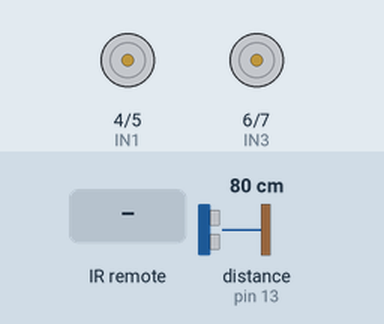
A sketch run on a simulated Arduino Uno, built with avr-gcc and run on an emulated ATmega328P. On the bench: motor-driver pin pairs drawn as motors (green arrow = first pin HIGH = forward, orange = second pin HIGH = backward, longer = more drive, scaled by the enable pin). Wiring (inferred from the names in the program): ultrasonic range finder: trigger pin 12; echo pin 13. The test bench sets the inputs (shaded band); at power-on: distance to the obstacle (sensor on pin 13) 80 cm. The echo pulse lasts 58.3 µs per cm; what the sketch prints to the serial monitor is not drawn.

Above: at 1.3 s.
1.4 s: infrared code 0x18 received
At 2.1 s:
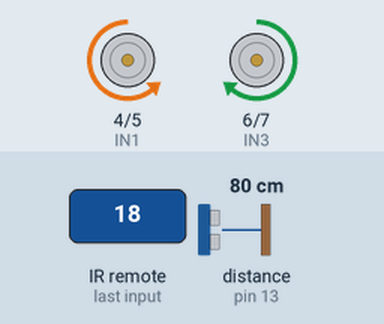
2.9 s: infrared code 0x52 received
At 4.1 s:
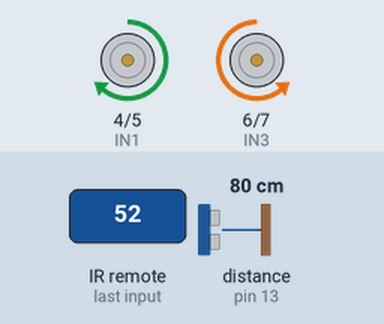
4.4 s: infrared code 0x08 received
At 4.7 s:
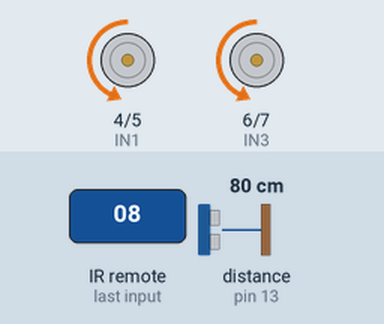
5.9 s: infrared code 0x5A received
At 6.8 s:
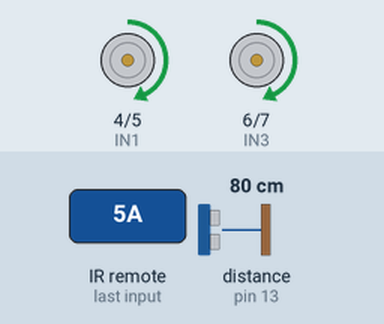
Timing chart, 0 to 8.4 s (numbered marks = the images above; inputs shaded):
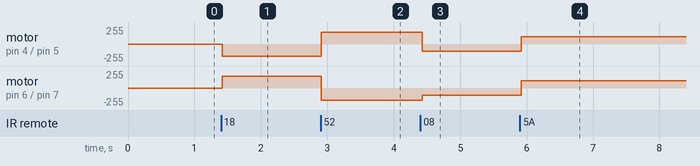

The sketch:

phase3_ir_control.ino
```cpp
// ============================================================
// ROBÔ CUBO — Phase 3b: IR Remote Control
// ============================================================
// Integrates: IR remote control + HC-SR04 automatic stop
//
// Mapped codes from the ELEGOO remote (verified with decoder):
//   2=Forward  8=Backward  4=Left  6=Right  5=Stop
//   +=Speed+   -=Speed-    CH-=Emergency
// ============================================================

#include <IRremote.hpp>

// --- Left Motor Pins ---
#define ENA  10
#define IN1  4
#define IN2  5

// --- Right Motor Pins ---
#define ENB  9
#define IN3  6
#define IN4  7

// --- HC-SR04 Pins ---
#define TRIG_PIN  12
#define ECHO_PIN  13

// --- IR Pin ---
#define IR_PIN  2

// --- Safety distances (cm) ---
#define DIST_STOP  20
#define DIST_SLOW  35

// --- Speeds ---
#define SPEED_MAX     220
#define SPEED_MIN     100
#define SPEED_STEP     20
#define SPEED_TURN    110   // fixed, slow speed for turning (doesn't use the adjustable "speed")

// ============================================================
// ELEGOO REMOTE CODES — verified with decoder
// ============================================================
#define BTN_FORWARD     0x18
#define BTN_BACKWARD    0x52
#define BTN_LEFT        0x08
#define BTN_RIGHT       0x5A
#define BTN_STOP        0x1C
#define BTN_SPEED_UP    0x09
#define BTN_SPEED_DOWN  0x07
#define BTN_STOP_ALL    0x45

// ============================================================
// STATE VARIABLES
// ============================================================
int speed = 180;

enum Movement { STOPPED, FORWARD, BACKWARD, LEFT, RIGHT };
Movement currentMovement = STOPPED;
bool obstacleActive = false;

// ============================================================
// HC-SR04 SENSOR
// ============================================================
float readDistance() {
  digitalWrite(TRIG_PIN, LOW);
  delayMicroseconds(2);
  digitalWrite(TRIG_PIN, HIGH);
  delayMicroseconds(10);
  digitalWrite(TRIG_PIN, LOW);
  long duration = pulseIn(ECHO_PIN, HIGH, 10000); // reduced to 10ms
  if (duration == 0) return 999.0;
  return duration / 58.0;
}

// ============================================================
// MOTORS
// ============================================================
void stopMotors() {
  digitalWrite(IN1, LOW);  digitalWrite(IN2, LOW);
  digitalWrite(IN3, LOW);  digitalWrite(IN4, LOW);
  analogWrite(ENA, 0);     analogWrite(ENB, 0);
}

// ============================================================
// MAPPING CONFIRMED BY PHYSICAL TESTING:
//   ENA/IN1/IN2 -> RIGHT physical motor
//   ENB/IN3/IN4 -> LEFT physical motor
//
// IN3=HIGH,IN4=LOW  -> Left Motor spins FORWARD
// IN1=HIGH,IN2=LOW  -> Right Motor spins BACKWARD
//                      (so IN1=LOW,IN2=HIGH = FORWARD)
// ============================================================

void goForward(int vel) {
  digitalWrite(IN1, LOW);  digitalWrite(IN2, HIGH); // Right -> forward
  digitalWrite(IN3, HIGH); digitalWrite(IN4, LOW);  // Left  -> forward
  analogWrite(ENA, vel);   analogWrite(ENB, vel);
}

void goBackward(int vel) {
  digitalWrite(IN1, HIGH); digitalWrite(IN2, LOW);  // Right -> backward
  digitalWrite(IN3, LOW);  digitalWrite(IN4, HIGH); // Left  -> backward
  analogWrite(ENA, vel);   analogWrite(ENB, vel);
}

void turnLeft(int vel) {
  digitalWrite(IN1, LOW);  digitalWrite(IN2, HIGH); // Right -> forward
  digitalWrite(IN3, LOW);  digitalWrite(IN4, HIGH); // Left  -> backward
  analogWrite(ENA, vel);   analogWrite(ENB, vel);
}

void turnRight(int vel) {
  digitalWrite(IN1, HIGH); digitalWrite(IN2, LOW);  // Right -> backward
  digitalWrite(IN3, HIGH); digitalWrite(IN4, LOW);  // Left  -> forward
  analogWrite(ENA, vel);   analogWrite(ENB, vel);
}

// ============================================================
// PROCESS IR COMMAND
// ============================================================
void processIR(uint8_t code) {
  switch (code) {

    case BTN_FORWARD:
      currentMovement = FORWARD;
      Serial.print(">> FORWARD  | speed: ");
      Serial.println(speed);
      break;

    case BTN_BACKWARD:
      currentMovement = BACKWARD;
      Serial.print(">> BACKWARD   | speed: ");
      Serial.println(speed);
      break;

    case BTN_LEFT:
      currentMovement = LEFT;
      Serial.print(">> LEFT | fixed speed: ");
      Serial.println(SPEED_TURN);
      break;

    case BTN_RIGHT:
      currentMovement = RIGHT;
      Serial.print(">> RIGHT  | fixed speed: ");
      Serial.println(SPEED_TURN);
      break;

    case BTN_STOP:
    case BTN_STOP_ALL:
      currentMovement = STOPPED;
      Serial.println(">> STOP");
      break;

    case BTN_SPEED_UP:
      speed = min(speed + SPEED_STEP, SPEED_MAX);
      Serial.print(">> SPEED+  -> ");
      Serial.println(speed);
      break;

    case BTN_SPEED_DOWN:
      speed = max(speed - SPEED_STEP, SPEED_MIN);
      Serial.print(">> SPEED-  -> ");
      Serial.println(speed);
      break;

    default:
      Serial.print("   unknown: 0x");
      Serial.println(code, HEX);
      break;
  }
}

// ============================================================
// APPLY MOVEMENT (with sensor safety)
// ============================================================
void applyMovement(float distance) {
  // Safety: block forward motion if obstacle too close
  if (distance < DIST_STOP && currentMovement == FORWARD) {
    stopMotors();
    if (!obstacleActive) {
      Serial.println("!!! OBSTACLE — AUTOMATIC STOP !!!");
      obstacleActive = true;
    }
    return;
  }
  obstacleActive = false;

  switch (currentMovement) {
    case STOPPED:  stopMotors();           break;
    case FORWARD:  goForward(speed);       break;
    case BACKWARD: goBackward(speed);      break;
    case LEFT:     turnLeft(SPEED_TURN);   break;
    case RIGHT:    turnRight(SPEED_TURN);  break;
  }
}

// ============================================================
// SETUP
// ============================================================
void setup() {
  pinMode(ENA, OUTPUT); pinMode(IN1, OUTPUT); pinMode(IN2, OUTPUT);
  pinMode(ENB, OUTPUT); pinMode(IN3, OUTPUT); pinMode(IN4, OUTPUT);
  pinMode(TRIG_PIN, OUTPUT);
  pinMode(ECHO_PIN, INPUT);

  IrReceiver.begin(IR_PIN, DISABLE_LED_FEEDBACK);

  Serial.begin(9600);
  Serial.println("================================");
  Serial.println(" Robo Cubo — Phase 3: IR Control");
  Serial.println("================================");
  Serial.println("2=Forward  8=Backward");
  Serial.println("4=Left     6=Right");
  Serial.println("5=Stop     +=Speed+   -=Speed-");
  Serial.println();
}

// ============================================================
// LOOP
// ============================================================
void loop() {
  // 1. Read sensor distance
  float distance = readDistance();

  // 2. Check for IR signal
  if (IrReceiver.decode()) {
    uint8_t code  = IrReceiver.decodedIRData.command;
    uint8_t flags = IrReceiver.decodedIRData.flags;
    // Accept signal if it has a valid code and isn't an auto-repeat
    if (code != 0 && !(flags & IRDATA_FLAGS_IS_REPEAT)) {
      processIR(code);
    }
    IrReceiver.resume();
  }

  // 3. Apply movement with sensor safety
  applyMovement(distance);

  delay(20); // reduced from 50ms -> less blocking time
}
```

Measured:
- after the input at 1.4 s, motor on pin 4 (IN1) / pin 5 (IN2): stopped → backward 180/255 at once; motor on pin 6 (IN3) / pin 7 (IN4): stopped → forward 180/255 at once
- after the input at 2.9 s, motor on pin 4 (IN1) / pin 5 (IN2): backward 180/255 → forward 180/255 at once; motor on pin 6 (IN3) / pin 7 (IN4): forward 180/255 → backward 180/255 at once
- after the input at 4.4 s, motor on pin 4 (IN1) / pin 5 (IN2): forward 180/255 → backward 110/255 at once; motor on pin 6 (IN3) / pin 7 (IN4): backward 180/255 → backward 110/255 at once
- after the input at 5.9 s, motor on pin 4 (IN1) / pin 5 (IN2), motor on pin 6 (IN3) / pin 7 (IN4): backward 110/255 → forward 110/255 at once
